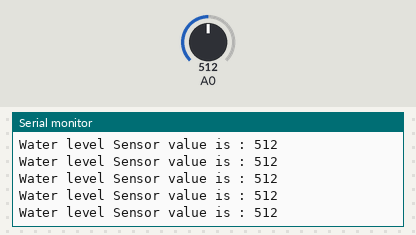
Bench run of a sketch on a simulated Arduino Uno, built with avr-gcc and run on an emulated ATmega328P. On the bench: the last lines printed to the serial monitor. The test bench sets the inputs (shaded band); at power-on: A0 = 512.

Above: at 1.2 s.
1.3 s: A0 set to 716
At 1.31 s:
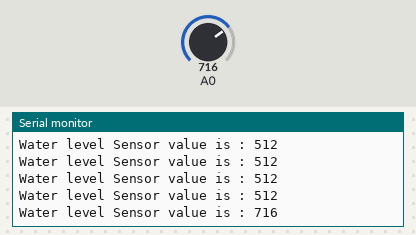
2.8 s: A0 set to 900
At 2.82 s:
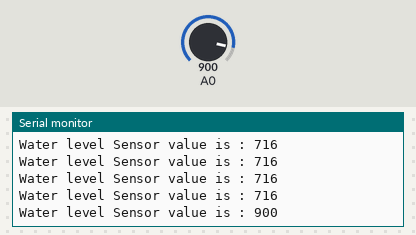
Timing chart, 0 to 5.8 s (numbered marks = the images above; inputs shaded):
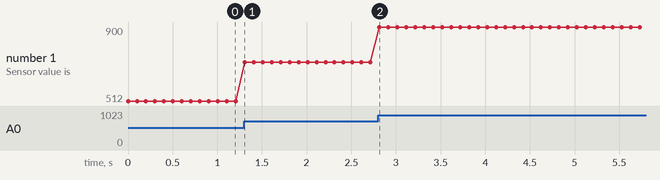

Measured:
- after the input at 1.3 s, the serial monitor: prints a new line at once (image 1)
- after the input at 2.8 s, the serial monitor: prints a new line at once (image 2)
- plotted number 1: 512 → 716 after the input at 1.3 s, 716 → 900 after the input at 2.8 s

The sketch:

Water_Sensor.ino
```cpp
void setup() {
  Serial.begin(9600);
}

void loop() {
  Serial.print("Water level Sensor value is : ");
  Serial.println(analogRead(A0));
  delay(100);
}
```
